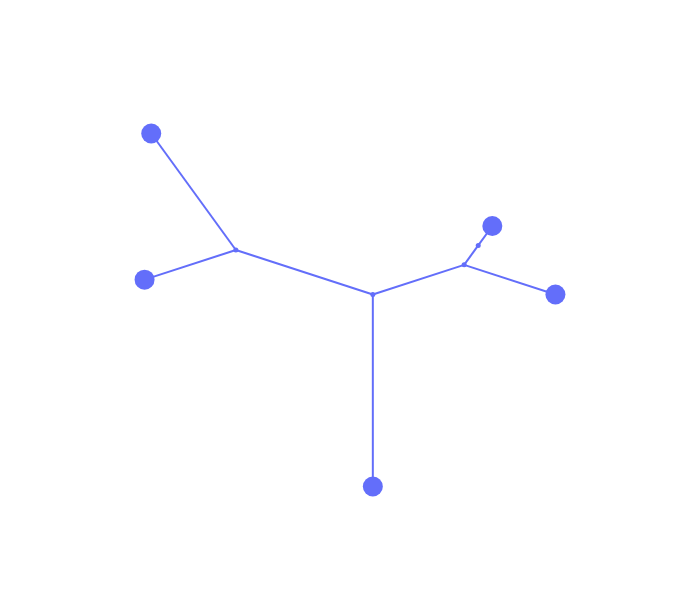

Notebook cell for this chart:
### Code cell
anjl.plot_equal_angle(Z=Z2, line_width=2, marker_size=20, internal_marker_size=5)

### Figure 1 — Plotly figure (JSON) as saved in the notebook; plotly's stock layout.template omitted (floating-point values rounded to 4 significant figures)
{"data": [{"hovertemplate": "x=%{x}<br>y=%{y}<extra></extra>", "legendgroup": "", "line": {"color": "#636efa", "dash": "solid", "width": 2}, "marker": {"symbol": "circle"}, "mode": "lines", "name": "", "orientation": "v", "showlegend": false, "type": "scatter", "x": [0, 0.2939, null, 0, -0.2939, null, -0.2939, 1.608, null, -0.2939, -2.196, null, -2.196, -2.196, null, -2.196, -5.049, null, -5.049, -6.951, null, -5.049, -6.813, null], "xaxis": "x", "y": [0, 0.4045, null, 0, -0.4045, null, -0.4045, -1.023, null, -0.4045, -1.023, null, -1.023, -5.023, null, -1.023, -0.09549, null, -0.09549, -0.7135, null, -0.09549, 2.332, null], "yaxis": "y"}, {"hovertemplate": "<b>%{hovertext}</b><br><br>x=%{x}<br>y=%{y}<extra></extra>", "hovertext": [1, 0, 2, 3, 4], "legendgroup": "", "marker": {"color": "#636efa", "size": 20, "symbol": "circle"}, "mode": "markers", "name": "", "orientation": "v", "showlegend": false, "type": "scatter", "x": [-6.813, -6.951, -2.196, 1.608, 0.2939], "xaxis": "x", "y": [2.332, -0.7135, -5.023, -1.023, 0.4045], "yaxis": "y"}, {"hovertemplate": "<b>%{hovertext}</b><br><br>x=%{x}<br>y=%{y}<extra></extra>", "hovertext": [8, 7, 6, 5], "legendgroup": "", "marker": {"color": "#636efa", "size": 5, "symbol": "circle"}, "mode": "markers", "name": "", "orientation": "v", "showlegend": false, "type": "scatter", "x": [0, -0.2939, -2.196, -5.049], "xaxis": "x", "y": [0, -0.4045, -1.023, -0.09549], "yaxis": "y"}], "layout": {"height": 600, "legend": {"itemsizing": "constant", "tracegroupgap": 0}, "width": 700, "xaxis": {"autorange": true, "domain": [0, 1], "mirror": false, "range": [-8.296, 2.953], "showgrid": false, "showline": false, "showticklabels": false, "ticks": "", "title": {}, "type": "linear"}, "yaxis": {"autorange": true, "domain": [0, 1], "mirror": false, "range": [-5.72, 3.029], "scaleanchor": "x", "scaleratio": 1, "showgrid": false, "showline": false, "showticklabels": false, "ticks": "", "title": {}, "type": "linear"}}}
